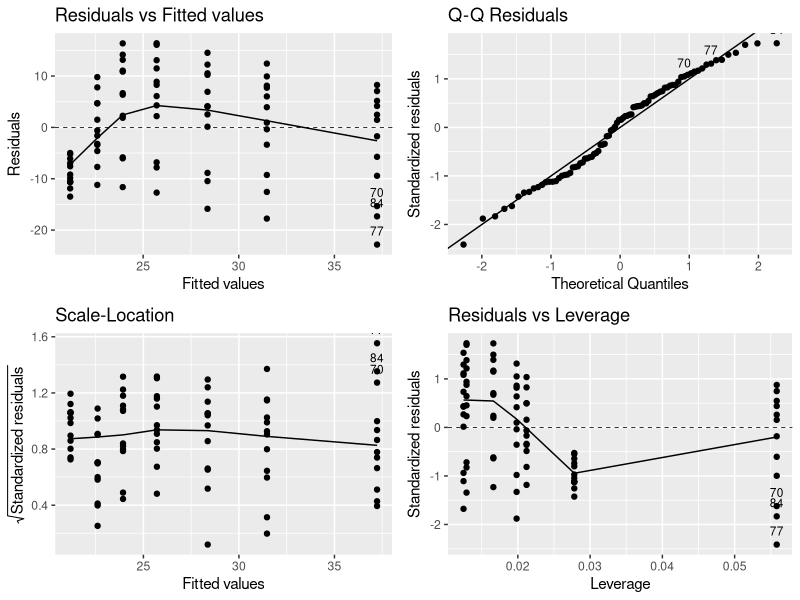
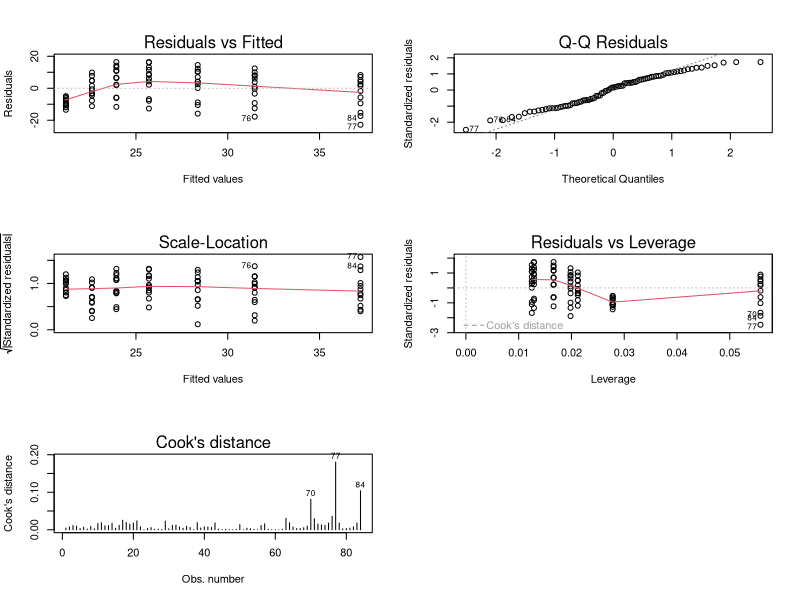
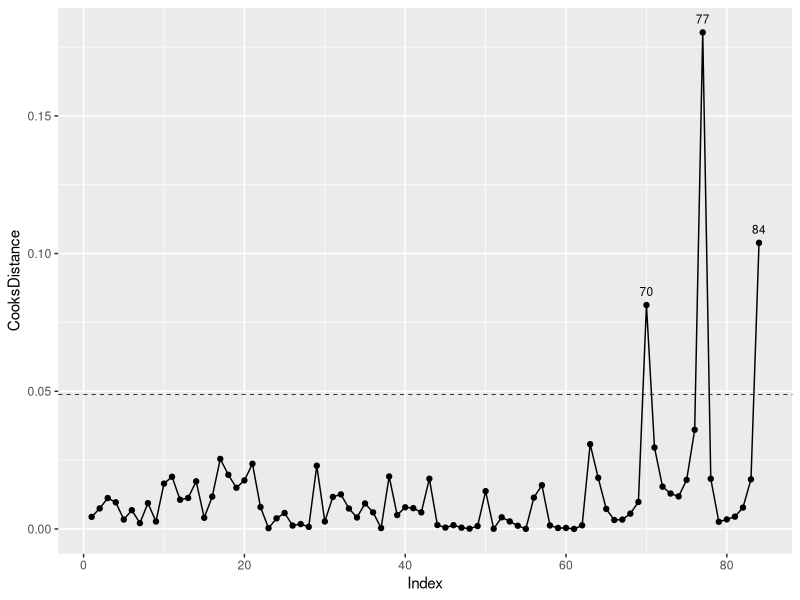

Generate these figures, in order, with R:
library(car)
library(ggplot2)
library(cowplot)

diagnosticPlots <- function(df, formula) {
  model <- lm(formula, data = df)
  resids <- residuals(model)
  fitted <- fitted(model)

  # Identify influential points
  p <- length(coef(model))
  n <- length(resids)
  leverage <- hatvalues(model)
  cooks_dist <- cooks.distance(model)
  high_leverage_threshold <- (2 * (p + 1)) / n
  high_cooks_threshold <- 4 / n
  influential_points <- which(
    leverage > high_leverage_threshold | cooks_dist > high_cooks_threshold
  )

  # resids vs fitted
  line_data <- lowess(fitted, resids) |> as.data.frame()
  resids_fitted_df <- data.frame(fitted = fitted, residuals = resids, index = 1:n)
  resids_vs_fitted <- ggplot(
    data = resids_fitted_df,
    aes(x = fitted, y = residuals)
  ) +
    geom_point() +
    geom_hline(yintercept = 0,
      linetype = "dashed",
      color = "black",
      size = 0.25
    ) +
    geom_line(
      data = line_data,
      aes(x = x, y = y)
    ) +
    geom_text(data = resids_fitted_df[influential_points, ],
      aes(label = index),
      vjust = -1,
      color = "black",
      size = 3) +
    labs(
      y = "Residuals", x = "Fitted values",
      title = "Residuals vs Fitted values"
    )

  # qq norm plot
  standardized_resids <- resids / sd(resids)
  sqrt_resids <- sqrt(abs(standardized_resids))
  ordered_resids <- sort(standardized_resids)
  theoretical_quantiles <- qnorm((1:n) / (n + 1))
  resids_quantiles_df <- data.frame(
    quantiles = theoretical_quantiles, residuals = ordered_resids,
    index = 1:n
  )
  slope <- sd(ordered_resids)
  intercept <- mean(ordered_resids)
  resids_vs_quantiles <- ggplot(
    data = resids_quantiles_df,
    aes(x = quantiles, y = residuals)
  ) +
    geom_point() +
    geom_abline(
      aes(
        slope = slope,
        intercept = intercept
      )
    ) +
    geom_text(data = resids_quantiles_df[influential_points, ],
      aes(label = index),
      vjust = -1,
      color = "black",
      size = 3) +
    labs(
      y = "Standardized residuals", x = "Theoretical Quantiles",
      title = "Q-Q Residuals"
    )

  # Manual Scale-Location Plot
  line_data <- lowess(fitted, sqrt_resids) |> as.data.frame()
  sqrt_resids_fitted_df <- data.frame(
    fitted = fitted, residuals = sqrt_resids,
    index = 1:n
  )
  sqrt_resids_vs_fitted <- ggplot(
    data = sqrt_resids_fitted_df,
    aes(x = fitted, y = residuals)
  ) +
    geom_point() +
    geom_line(
      data = line_data,
      aes(x = x, y = y),
      colour = "black"
    ) +
    geom_text(data = sqrt_resids_fitted_df[influential_points, ],
      aes(label = index),
      vjust = -1,
      color = "black",
      size = 3) +
    labs(
      y = expression(sqrt("Standardized residuals")),
      x = "Fitted values",
      title = "Scale-Location"
    )

  # Residuals vs Leverage
  line_data <- lowess(leverage, standardized_resids) |> as.data.frame()
  residuals_leverage_df <- data.frame(
    residuals = standardized_resids, leverage = leverage,
    index = 1:n
  )
  residuals_vs_leverage <- ggplot(
    data = residuals_leverage_df,
    aes(x = leverage, y = residuals)
  ) +
    geom_point() +
    geom_line(
      data = line_data,
      aes(x = x, y = y)
    ) +
    geom_hline(yintercept = 0,
      linetype = "dashed",
      color = "black",
      size = 0.25
    ) +
    geom_text(data = residuals_leverage_df[influential_points, ],
      aes(label = index),
      vjust = -1,
      color = "black",
      size = 3) +
    labs(
      y = "Standardized residuals", x = "Leverage",
      title = "Residuals vs Leverage"
    )

  plot_grid(
    resids_vs_fitted,
    resids_vs_quantiles,
    sqrt_resids_vs_fitted,
    residuals_vs_leverage
  )
}

df <- CO2
f <- formula(uptake ~ conc)
p <- diagnosticPlots(df, f)
print(p)

model <- lm(f, data = df)
par(mfrow = c(3, 2))
plot(model)
plot(model, 4)

CooksDistance <- function(df, formula) {
  # https://rpubs.com/DragonflyStats/Cooks-Distance
  model <- lm(formula, data = df)
  cd <- cooks.distance(model)
  cd <- data.frame(CooksDistance = cd,
    Index = 1:length(cd))
  n <- nrow(df)
  # NOTE: number of predictors -1 (remove intercept via -1)
  k <- length(coef(model)) - 1 
  cutoff <- 4 / (n - k - 1)
  ggplot(data = cd, aes(Index, CooksDistance)) +
    geom_point() +
    geom_line() +
    geom_hline(yintercept = cutoff,
      linetype = "dashed",
      color = "black",
      size = 0.25
    ) +
    geom_text(data = cd[cd$CooksDistance >= cutoff, ],
      aes(label = Index),
      vjust = -1,
      color = "black",
      size = 3)
}

CooksDistance(df, f)

